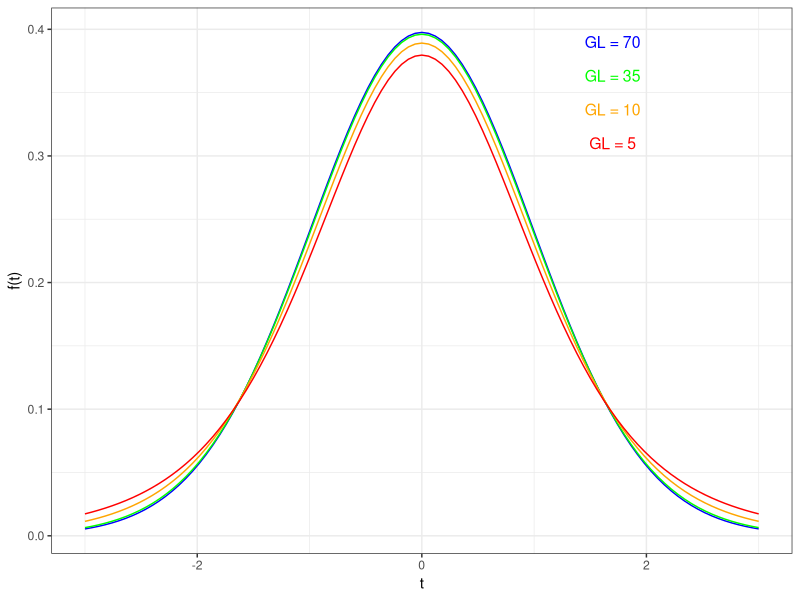
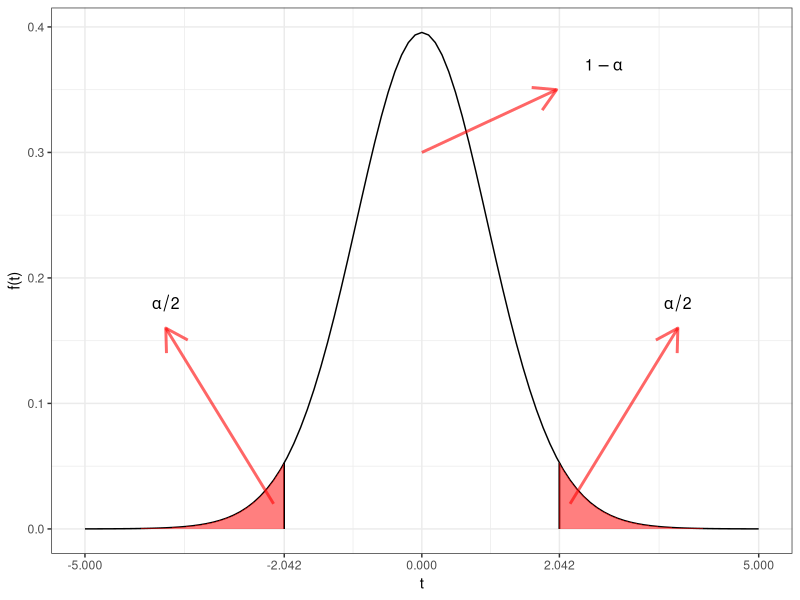
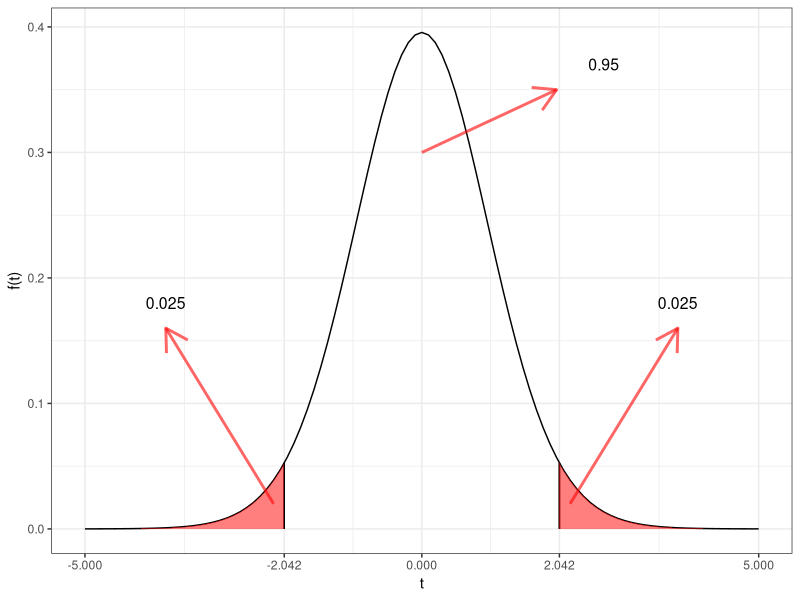
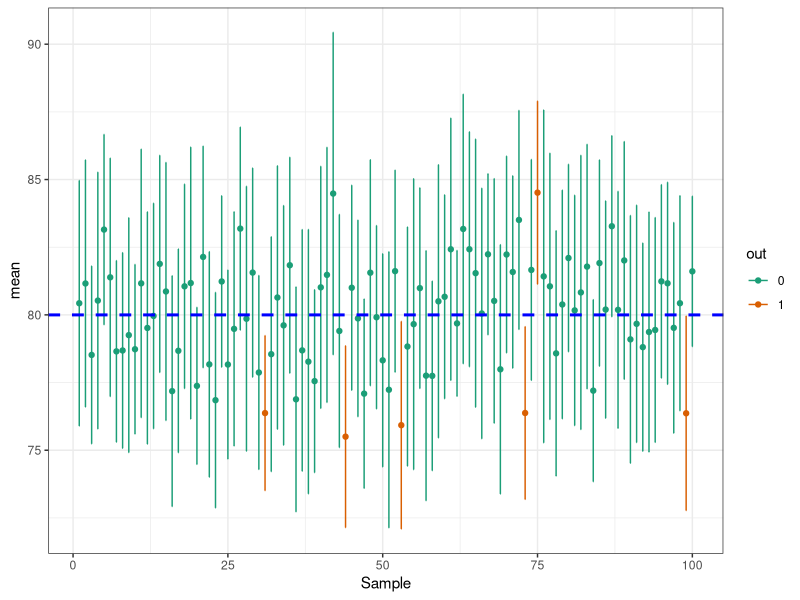
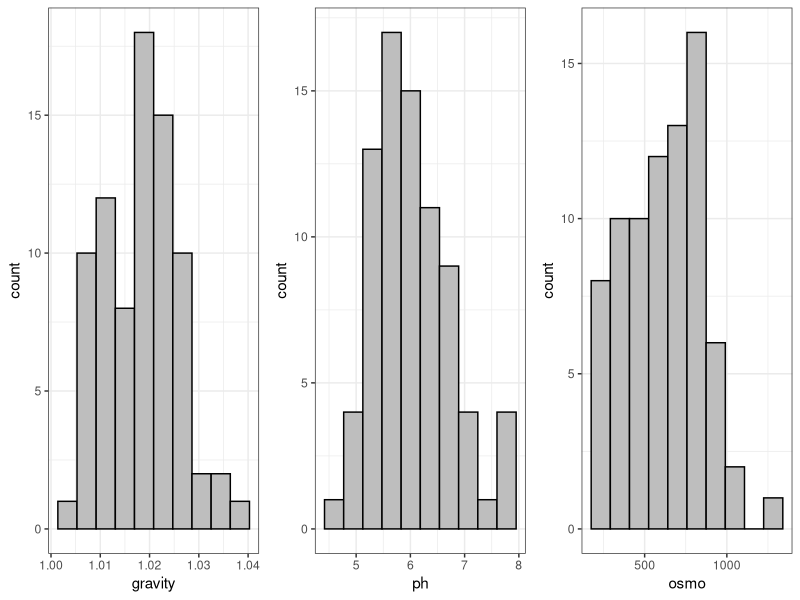
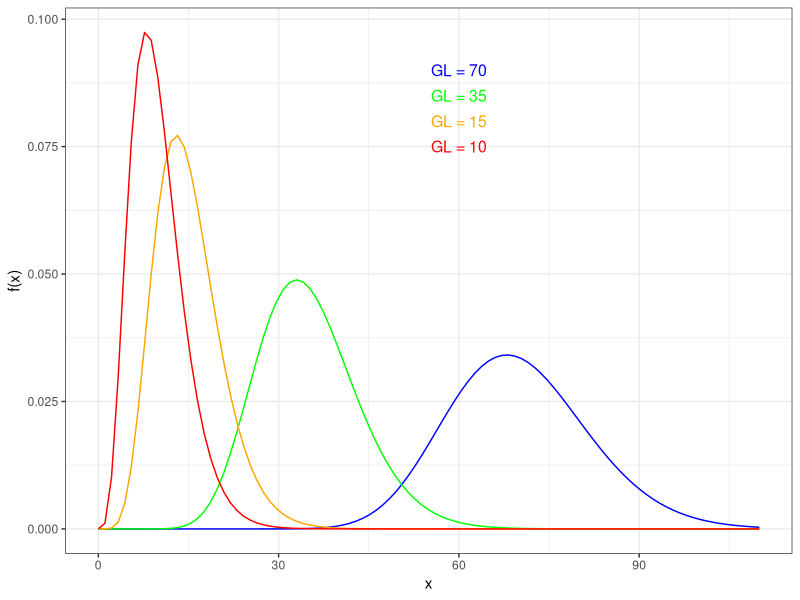
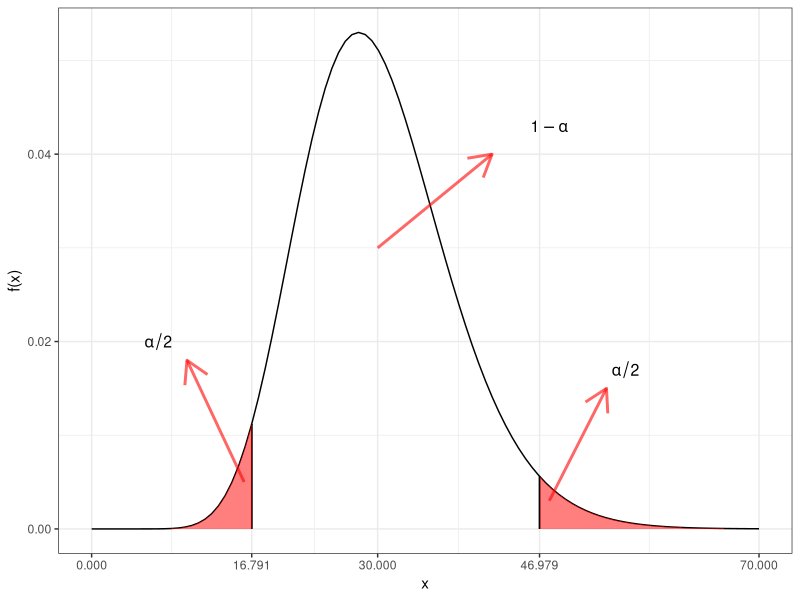

Source code (R) for these figures, in order:
## ---- chunk 1
library(datasets)
library(tidyverse)
library(kableExtra)
library(knitr)
library(MASS)
library(boot)
library(carData)   

set.seed(150)
## ---- chunk 2
ggplot(data = data.frame(x = c(-3, 3)), aes(x)) +
  stat_function(fun = dt, args = list(df = 70),color="blue")+ylab("f(t)")+xlab("t")+
  stat_function(fun = dt, args = list(df = 35),color="green")+
  stat_function(fun = dt, args = list(df = 10),color="orange")+
  stat_function(fun = dt, args = list(df = 5),color="red")+
  annotate("text", x = rep(1.7,4), y = seq(.39,.31,length.out = 4), 
           label = paste0("GL = ",c(70,35,10,5)) , size=4 , 
           color=c("blue","green","orange","red"))+
  theme_bw()
## ---- chunk 3
gl<-30
ggplot(data = data.frame(x = c(-5, 5)), aes(x)) +
  stat_function(fun = dt, args = list(df = 30))+ylab("f(t)")+
  geom_segment(aes(x=qt(.975,gl),xend=qt(.975,gl),y=0,yend=dt(qt(.975,gl),gl)))+
  geom_segment(aes(x=qt(.025,gl),xend=qt(.025,gl),y=0,yend=dt(qt(.025,gl),gl)))+
  scale_x_continuous("t", round(c(-5,qt(1-.975,gl),0,qt(.975,gl),5),3), limits=c(-5,5))+
  annotate("segment", x = c(-2.2,2.2,0), xend = c(-3.8,3.8,2), 
           y = c(0.02,0.02,.3), yend = c(.16,.16,.35), colour = "red", size=1, alpha=0.6, arrow=arrow())+
  stat_function(fun = dt, args = list(df = gl),
                xlim = c(qt(.975,gl),5),
                geom = "area",fill="red",alpha=0.5)+
  stat_function(fun = dt, args = list(df = gl),
                xlim = c(-5,qt(.025,gl)),
                geom = "area",fill="red",alpha=0.5)+
  annotate("text", x = c(-3.8,3.8,2.7), y = c(0.18,0.18,.37), 
           label = c("alpha/2","alpha/2","1-alpha"),parse=T , size=4 , fontface="bold")+
  theme_bw()
## ---- chunk 4
gl<-30
ggplot(data = data.frame(x = c(-5, 5)), aes(x)) +
  stat_function(fun = dt, args = list(df = 30))+ylab("f(t)")+
  geom_segment(aes(x=qt(.975,gl),xend=qt(.975,gl),y=0,yend=dt(qt(.975,gl),gl)))+
  geom_segment(aes(x=qt(.025,gl),xend=qt(.025,gl),y=0,yend=dt(qt(.025,gl),gl)))+
  scale_x_continuous("t", round(c(-5,qt(1-.975,gl),0,qt(.975,gl),5),3), limits=c(-5,5))+
  annotate("segment", x = c(-2.2,2.2,0), xend = c(-3.8,3.8,2), 
           y = c(0.02,0.02,.3), yend = c(.16,.16,.35), colour = "red", size=1, alpha=0.6, arrow=arrow())+
  stat_function(fun = dt, args = list(df = gl),
                xlim = c(qt(.975,gl),5),
                geom = "area",fill="red",alpha=0.5)+
  stat_function(fun = dt, args = list(df = gl),
                xlim = c(-5,qt(.025,gl)),
                geom = "area",fill="red",alpha=0.5)+
  annotate("text", x = c(-3.8,3.8,2.7), y = c(0.18,0.18,.37), 
           label = c("0.025","0.025","0.95"),parse=T , size=4 , fontface="bold")+
  theme_bw()
## ---- chunk 5
n<-25
my_mu<-80
my_sd<-10
sample_list<-list()

for (i in 1:100) {
  sample_list[[i]]<-rnorm(n,my_mu,my_sd)
}
ttest_list<-sample_list%>%map(t.test)
ttest_list%>%sapply( function(x){c(x$conf.int[1],x$estimate,x$conf.int[2])})%>%t(.)->ci_df
data.frame(1:100,ci_df)->ci_df
colnames(ci_df)<-c("Sample","LCI","mean","UCI")
ci_df%>%mutate(out=factor(ifelse(LCI<my_mu & UCI >my_mu,0,1)))->ci_df


ci_df%>%ggplot(aes(x=Sample,y=mean,color=out))+geom_point()+
  geom_errorbar(aes(ymin=LCI, ymax=UCI),width=.1)+
  geom_hline(yintercept=my_mu, linetype="dashed", 
             color = "blue", size=1)+
  scale_color_brewer(palette="Dark2")+
  theme_bw()
## ---- chunk 6
p1<-ggplot(urine, aes(x=gravity)) + geom_histogram(bins=10,color="black",fill="grey")+ theme_bw()
p2<-ggplot(urine, aes(x=ph )) + geom_histogram(bins=10,color="black",fill="grey")+ theme_bw()
p3<-ggplot(urine, aes(x=osmo)) + geom_histogram(bins=10,color="black",fill="grey")+ theme_bw()
gridExtra::grid.arrange(grobs =list(p1,p2,p3),nrow=1,ncol=3)
## ---- chunk 7
urine[,2:4]%>%summary
## ---- chunk 8
t2<-data.frame(promedio=round(apply(urine[,2:4],2,mean,na.rm =T),4),varianza=round(apply(urine[,2:4],2,var,na.rm =T),4),n=apply(urine[,2:4],2,function(x){sum(!is.na(x))}))
t2<-kable(t2)
kable_styling(t2,"striped", position = "center")

## ---- chunk 9
alpha<-c(0.005,0.025,0.05,0.1)
GL<-c(50,77,78,79,80,100)
res<-outer(GL,c(alpha,rev(1-alpha)),function(x,y){round(qt(y,x),4)})
colnames(res)<-paste0("qT_",c(alpha,rev(1-alpha)))
res<-cbind(GL,res)

res<-kable(res)
kable_styling(res,"striped", position = "center")
## ---- chunk 10
ggplot(data = data.frame(x = c(0, 110)), aes(x)) +
  stat_function(fun = dchisq, args = list(df = 70),color="blue")+ylab("f(x)")+xlab("x")+
  stat_function(fun = dchisq, args = list(df = 35),color="green")+
  stat_function(fun = dchisq, args = list(df = 15),color="orange")+
  stat_function(fun = dchisq, args = list(df = 10),color="red")+
  annotate("text", x = rep(60,4), y = seq(.09,.075,length.out = 4), 
           label = paste0("GL = ",c(70,35,15,10)) , size=4 , 
           color=c("blue","green","orange","red"))+
  theme_bw()
## ---- chunk 11
ggplot(data = data.frame(x = c(0, 70)), aes(x)) +
  stat_function(fun = dchisq, args = list(df = 30))+ylab("f(x)")+
  geom_segment(aes(x=qchisq(.975,30),xend=qchisq(.975,30),y=0,yend=dchisq(qchisq(.975,30),30)))+
  geom_segment(aes(x=qchisq(.025,30),xend=qchisq(.025,30),y=0,yend=dchisq(qchisq(.025,30),30)))+
  scale_x_continuous("x", round(c(0,qchisq(1-.975,30),30,qchisq(.975,30),70),3), limits=c(0,70))+
  annotate("segment", x = c(16,48,30), xend = c(10,54,42), 
           y = c(0.005,.003,.03), yend = c(.018,.015,.04), colour = "red", size=1, alpha=0.6, arrow=arrow())+
  stat_function(fun = dchisq, args = list(df = 30),
                xlim = c(qchisq(.975,30),70),
                geom = "area",fill="red",alpha=0.5)+
  stat_function(fun = dchisq, args = list(df = 30),
                xlim = c(0,qchisq(.025,30)),
                geom = "area",fill="red",alpha=0.5)+
  annotate("text", x = c(7), y = c(0.02), 
           label = "alpha/2",parse = TRUE , size=4 , fontface="bold")+
  annotate("text", x = c(56), y = c(0.017), 
           label = "alpha/2",parse = TRUE , size=4 , fontface="bold")+
  annotate("text", x = c(48), y = c(0.043), 
           label = "1-alpha",parse = TRUE , size=4 , fontface="bold")+
  theme_bw()
